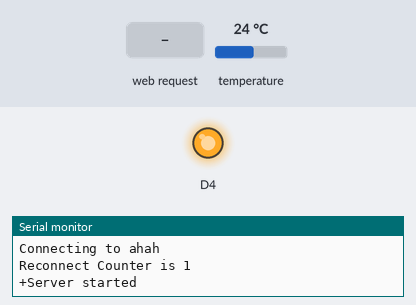
Recording of a sketch running on a simulated ESP8266 (NodeMCU). Shown: output pins drawn as LEDs (lit = HIGH), the last lines printed to the serial monitor. Inputs (shaded band) come from the test bench; at power-on: temperature 24 °C. WiFi joins after 1.5 s; servers stay silent unless stated; a WiFi scan finds three made-up networks; no MQTT or app messages arrive unless stated.

Above: at 8.2 s.
8.3 s: HTTP request GET /static received
At 10.1 s:
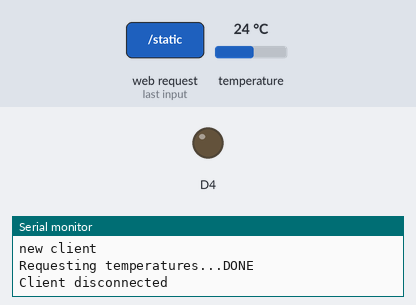
Timing chart, 0 to 11.6 s (numbered marks = the images above; inputs shaded):
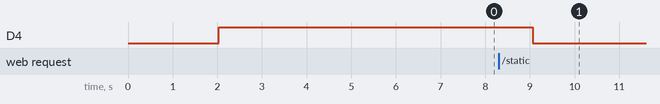

Measured:
- after the input at 8.3 s, D4: HIGH → LOW after 0.77 s

The sketch:

SoilSens.ino
```cpp
#include <PubSubClient.h>
#include <ESP8266WiFi.h>
#include <ESP8266mDNS.h>
#include <WiFiUdp.h>
#include <ArduinoOTA.h>
#include <OneWire.h>
#include <DallasTemperature.h>

// Data wire is plugged into port 2 on the Arduino
#define ONE_WIRE_BUS D6

// Setup a oneWire instance to communicate with any OneWire devices (not just Maxim/Dallas temperature ICs)
OneWire oneWire(ONE_WIRE_BUS);

// Pass our oneWire reference to Dallas Temperature.
DallasTemperature sensors(&oneWire);

// WiFi connection
const char* ssid = "ahah";
const char* password = "nodeldynobe";

#define MQTT_SERVER "io.adafruit.com"
#define MQTT_USR "HACKER3000"
#define MQTT_KEY "nope"
//topic to publish to for the sensor
char* tempTopic = "HACKER3000/f/Weather";
char* humTopic = "HACKER3000/f/Weather";
char* baseTopic = "HACKER3000/f/Weather";


//MQTT callback
void callback(char* topic, byte* payload, unsigned int length) {
  // handle message arrived
  digitalWrite(D4, !digitalRead(D4));
  Serial.println(topic);
  Serial.println(length);
}

WiFiServer server(80);
WiFiClient wifiClient;
PubSubClient client(MQTT_SERVER, 1883, callback, wifiClient);

int ulReqcount = 0;
int ulReconncount = 0;

void setup() {
  // put your setup code here, to run once:
  ulReqcount = 0;
  ulReconncount = 0;
  pinMode(D4, OUTPUT);
  // start serial
  Serial.begin(115200);
  Serial.println("WLAN Temperatur und Feuchtigkeitslogger by HACKER3000");
  // WiFi.scanNetworks will return the number of networks found
  int n = WiFi.scanNetworks();
  if (n == 0) {
    Serial.println("no networks found");
  } else {
    Serial.print(n);
    Serial.println(" networks found");
    for (int i = 0; i < n; ++i) {
      // Print SSID and RSSI for each network found
      Serial.print(i + 1);
      Serial.print(": ");
      Serial.print(WiFi.SSID(i));
      Serial.print(" (");
      Serial.print(WiFi.RSSI(i));
      Serial.print(")");
      Serial.println((WiFi.encryptionType(i) == ENC_TYPE_NONE) ? " " : "E");
      delay(10);
    }
  }
  Serial.println("");
  // inital connect
  WiFi.mode(WIFI_STA);
  WiFiStart();

  sensors.begin();

  ArduinoOTA.onStart([]() {
    Serial.println("Start");
  });
  ArduinoOTA.onEnd([]() {
    Serial.println("\nEnd");
  });
  ArduinoOTA.onProgress([](unsigned int progress, unsigned int total) {
    Serial.printf("Progress: %u%%\r", (progress / (total / 100)));
  });
  ArduinoOTA.onError([](ota_error_t error) {
    Serial.printf("Error[%u]: ", error);
    if (error == OTA_AUTH_ERROR) Serial.println("Auth Failed");
    else if (error == OTA_BEGIN_ERROR) Serial.println("Begin Failed");
    else if (error == OTA_CONNECT_ERROR) Serial.println("Connect Failed");
    else if (error == OTA_RECEIVE_ERROR) Serial.println("Receive Failed");
    else if (error == OTA_END_ERROR) Serial.println("End Failed");
  });
  ArduinoOTA.begin();

  server.begin();
  Serial.println("Server started");
}

void sendMQTT() {
  float temp = sensors.getTempCByIndex(0);
  int hum = analogRead(A0);
  char* st = "SoilTemp";
  char* sh = "SoilHum";
  char* ctemp = "";
  char* chum = "";
  char result[8]; // Buffer big enough for 7-character float
  dtostrf(temp, 6, 2, result); // Leave room for too large numbers!

  sprintf(ctemp, "%s = %s", st, result);
  sprintf(chum, "%s = %i", sh, hum);

  client.publish(tempTopic, ctemp);
  client.publish(humTopic, chum);
}

void WiFiStart() {
  ulReconncount++;

  // Connect to WiFi network
  Serial.println();
  Serial.println();
  Serial.print("Connecting to ");
  Serial.println(ssid);
  Serial.print("Reconnect Counter is ");
  Serial.println(ulReconncount);
  digitalWrite(D4, HIGH);
  WiFi.begin(ssid, password);
  delay(5000);
  digitalWrite(D4, LOW);
  //make sure we are connected to WIFI before attemping to reconnect to MQTT
  // Loop until we're reconnected to the MQTT server
  while (!client.connected()) {
    Serial.print("+");
    digitalWrite(D4, !digitalRead(D4));
    // Generate client name based on MAC address and last 8 bits of microsecond counter
    String clientName;
    clientName += "SoilSens-";
    uint8_t mac[6];
    WiFi.macAddress(mac);
    clientName += macToStr(mac);

    //if connected, subscribe to the topic(s) we want to be notified about
    if (client.connect(clientName.c_str(), MQTT_USR, MQTT_KEY)) {
      //subscribe to topics here
    }
  }
  client.publish(baseTopic, "Hi");
}

void handleWeb() {

  ///////////////////////////////////
  // Check if a client has connected
  ///////////////////////////////////
  WiFiClient client = server.available();
  if (!client)
  {
    return;
  }
  digitalWrite(D4, HIGH);
  // Wait until the client sends some data
  Serial.println("new client");
  unsigned long ultimeout = millis() + 250;
  while (!client.available() && (millis() < ultimeout) )
  {
    delay(1);
  }
  if (millis() > ultimeout)
  {
    Serial.println("client connection time-out!");
    return;
  }

  /////////////////////////////////////
  // Read the first line of the request
  /////////////////////////////////////
  String sRequest = client.readStringUntil('\r');
  //Serial.println(sRequest);
  client.flush();

  // stop client, if request is empty
  if (sRequest == "")
  {
    Serial.println("empty request! - stopping client");
    client.stop();
    return;
  }

  // get path; end of path is either space or ?
  // Syntax is e.g. GET /?show=1234 HTTP/1.1
  String sPath = "", sParam = "", sCmd = "";
  String sGetstart = "GET ";
  int iStart, iEndSpace, iEndQuest;
  iStart = sRequest.indexOf(sGetstart);
  if (iStart >= 0)
  {
    iStart += +sGetstart.length();
    iEndSpace = sRequest.indexOf(" ", iStart);
    iEndQuest = sRequest.indexOf("?", iStart);

    // are there parameters?
    if (iEndSpace > 0)
    {
      if (iEndQuest > 0)
      {
        // there are parameters
        sPath  = sRequest.substring(iStart, iEndQuest);
        sParam = sRequest.substring(iEndQuest, iEndSpace);
      }
      else
      {
        // NO parameters
        sPath  = sRequest.substring(iStart, iEndSpace);
      }
    }
  }


  ///////////////////////////
  // format the html response
  ///////////////////////////
  String sResponse, sResponse2, sHeader;

  /////////////////////////////
  // format the html page for /
  /////////////////////////////
  if (sPath == "/")
  {
    ulReqcount++;
    Serial.print("Requesting temperatures...");
    sensors.requestTemperatures(); // Send the command to get temperatures
    Serial.println("DONE");
    sResponse = "<html><head><meta http-equiv='refresh' content='5; URL=/'><title>Soil Data</title></head><body><h1>Soil Data</h1><p>";
    sResponse += "Temperature: ";
    sResponse += sensors.getTempCByIndex(0);
    sResponse += "<br> Humidity: ";
    sResponse += analogRead(A0);
    sResponse += "<br> Requests to this Site: ";
    sResponse += ulReqcount;
    sResponse += "<br> WiFi Reconnects: ";
    sResponse += ulReconncount;
    sResponse += "<br> Free RAM: ";
    sResponse += (uint32_t)system_get_free_heap_size();
    sResponse += "</p></body></html>";
    // Send the response to the client
    client.print(MakeHTTPHeader(sResponse.length()).c_str());
    client.print(sResponse);
  }

  ///////////////////////////////////
  // format the html page for /static
  ///////////////////////////////////

  else if (sPath == "/static")
  {
    ulReqcount++;
    Serial.print("Requesting temperatures...");
    sensors.requestTemperatures(); // Send the command to get temperatures
    Serial.println("DONE");
    sResponse = "<title>Soil Data</title></head><body><h1>Soil Data</h1><p>";
    sResponse += "Temperature: ";
    sResponse += sensors.getTempCByIndex(0);
    sResponse += "<br> Humidity: ";
    sResponse += analogRead(A0);
    sResponse += "<br> Requests to this Site: ";
    sResponse += ulReqcount;
    sResponse += "<br> WiFi Reconnects: ";
    sResponse += ulReconncount;
    sResponse += "<br> Free RAM: ";
    sResponse += (uint32_t)system_get_free_heap_size();
    sResponse += "</p></body></html>";
    // Send the response to the client
    client.print(MakeHTTPHeader(sResponse.length()).c_str());
    client.print(sResponse);
  }

  else if (sPath == "/tmp")

    /////////////////////////////
    // format the html page for /temp
    /////////////////////////////
  {
    Serial.print("Requesting temperatures...");
    sensors.requestTemperatures(); // Send the command to get temperatures
    Serial.println("DONE");
    sResponse = "<html><head><title>Soil Temperature</title></head><body><p>";
    sResponse += sensors.getTempCByIndex(0);
    sResponse += "</p></body></html>";
    // Send the response to the client
    client.print(MakeHTTPHeader(sResponse.length()).c_str());
    client.print(sResponse);
  }
  else if (sPath == "/hum")

    /////////////////////////////
    // format the html page for /hum
    /////////////////////////////
  {
    sResponse = analogRead(A0);
    sResponse = "<html><head><title>Soil Humidity</title></head><body><p>";
    sResponse += analogRead(A0);
    sResponse += "</p></body></html>";
    client.print(MakeHTTPHeader(sResponse.length()).c_str());
    client.print(sResponse);
  }
  else
    ////////////////////////////
    // 404 for non-matching path
    ////////////////////////////
  {
    sResponse = "<html><head><meta http-equiv='refresh' content='5; URL=/'><title>404 Not Found</title></head><body><h1>Hast du gedacht hier gibt es noch Was</h1><p>Falsch gedacht!</p></body></html>";

    sHeader  = F("HTTP/1.1 404 Not found\r\nContent-Length: ");
    sHeader += sResponse.length();
    sHeader += F("\r\nContent-Type: text/html\r\nConnection: close\r\n\r\n");

    // Send the response to the client
    client.print(sHeader);
    client.print(sResponse);
  }

  // and stop the client
  client.stop();
  Serial.println("Client disconnected");
  digitalWrite(D4, LOW);
}

//////////////////////////
// create HTTP 1.1 header
//////////////////////////
String MakeHTTPHeader(unsigned long ulLength)
{
  String sHeader;

  sHeader  = F("HTTP/1.1 200 OK\r\nContent-Length: ");
  sHeader += ulLength;
  sHeader += F("\r\nContent-Type: text/html\r\nConnection: close\r\n\r\n");

  return (sHeader);
}

//generate unique name from MAC addr
String macToStr(const uint8_t* mac) {

  String result;

  for (int i = 0; i < 6; ++i) {
    result += String(mac[i], 16);

    if (i < 5) {
      result += ':';
    }
  }

  return result;
}

void loop() {
  // put your main code here, to run repeatedly:
  if (WiFi.status() != WL_CONNECTED)
  {
    WiFiStart();
  }
  handleWeb();
  ArduinoOTA.handle();
  //reconnect if connection is lost
  if (!client.connected() && WiFi.status() == 3) {
    WiFiStart();
  }
  int period = 60000;
  unsigned long time_now = 0;
  if (millis() > time_now + period) {
    time_now = millis();
    sendMQTT();
  }

  //maintain MQTT connection
  client.loop();
  //MUST delay to allow ESP8266 WIFI functions to run
  delay(10);
}
```
